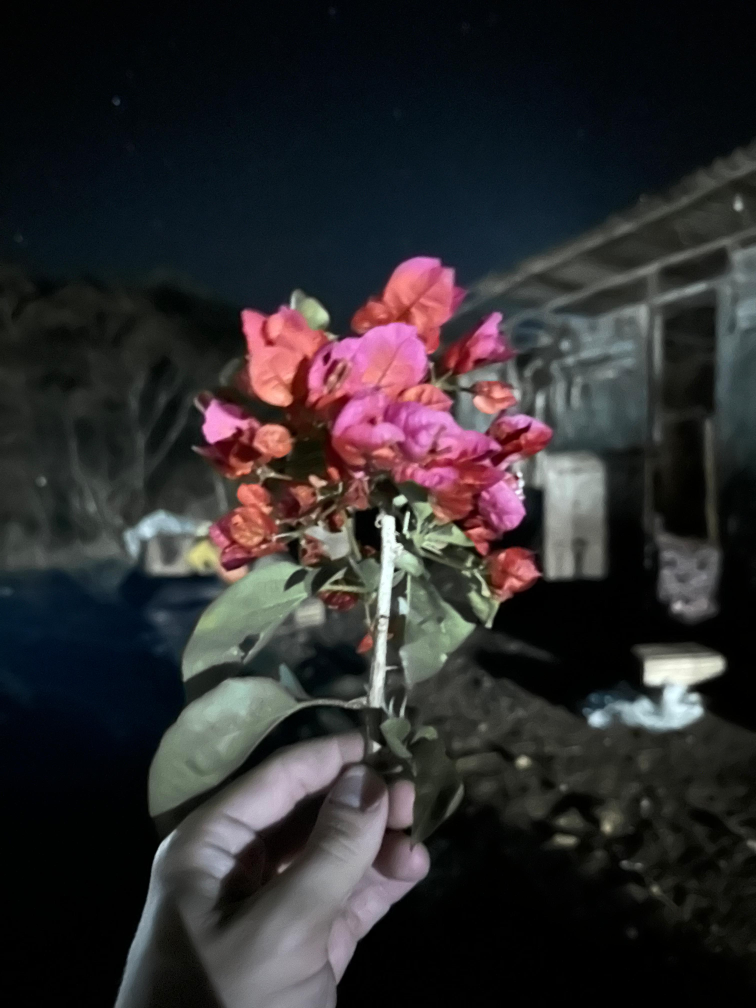
#> input picture flor_o_n_5.jpeg, 3024 x 4032 px, found by its file name (shown at 1/4 size)
$ jupyter execute --allow-errors Proc_Imagens_3_Tarefa_8.ipynb   (older library calls are emulated)
#> lines starting #> are read from the running program, lines starting #| are printed output that depends on the picture
<a href="https://colab.research.google.com/github/laerteluizf/Proc_Imagens_2025_2/blob/main/Proc_Imagens_3_Tarefa_8.ipynb" target="_parent"></a>

[cell 1]
import os
import cv2
import numpy as np
import matplotlib.pyplot as plt
import imutils
from google.colab.patches import cv2_imshow

[cell 2]
def aplicar_sal_pimenta(imagem, tamanho_kernel):

  # Verifica a imagem e se o kernel é ímpar
  if imagem is None:
      print("Erro: Não foi possível carregar a imagem. Verifique o caminho.")
      return
  if tamanho_kernel % 2 == 0:
      print("Erro: O do kernel deve ser um número ímpar (ex: 3, 5, 7).")
      return

  # Filtro da média
  media = cv2.blur(imagem, (tamanho_kernel,tamanho_kernel))

  mediana = cv2.medianBlur(imagem, tamanho_kernel)


  # Mostrar os resultados
  plt.figure(figsize=(15,5))

  plt.subplot(1,3,1)
  plt.imshow(imagem, cmap='gray')
  plt.title("Original")
  plt.axis('off')

  plt.subplot(1,3,2)
  plt.imshow(media, cmap='gray')
  plt.title(f'Media (Kernel {tamanho_kernel}x{tamanho_kernel})')
  plt.axis('off')

  plt.subplot(1,3,3)
  plt.imshow(mediana, cmap='gray')
  plt.title(f'Mediana (Kernel {tamanho_kernel}x{tamanho_kernel})')
  plt.axis('off')

  plt.tight_layout()
  plt.show()

[cell 3]
def agucamento_laplaciano(imagem, tamanho_kernel):

  #imagem_borrada = cv2.GaussianBlur(imagem, (tamanho_kernel,tamanho_kernel), 0)
  imagem_borrada = cv2.medianBlur(imagem, tamanho_kernel)


  #Aplicar filtro Laplaciano sem ajuste
  laplaciano = cv2.Laplacian(imagem_borrada, cv2.CV_64F)

  #Ajuste do Laplaciano para exibição (normalização)
  laplaciano_ajustado = cv2.convertScaleAbs(laplaciano)

  #Aguçamento usando máscara do Laplaciano original
  imagem_borrada_float = imagem_borrada.astype(np.float64)
  imagem_aguçada_original = cv2.add(imagem_borrada_float, laplaciano)


  #Aguçamento usando máscara ajustada
  imagem_aguçada_ajustada = cv2.add(imagem_borrada, laplaciano_ajustado)

  # Exibir resultados
  plt.figure(figsize=(15,10))

  plt.subplot(2,3,1)
  plt.imshow(imagem, cmap='gray')
  plt.title("Original")
  plt.axis('off')

  plt.subplot(2,3,2)
  plt.imshow(imagem_borrada, cmap='gray')
  plt.title("(a) Borrada")
  plt.axis('off')

  plt.subplot(2,3,3)
  plt.imshow(laplaciano, cmap='gray')
  plt.title("(b) Laplaciano sem ajuste")
  plt.axis('off')

  plt.subplot(2,3,4)
  plt.imshow(laplaciano_ajustado, cmap='gray')
  plt.title("(c) Laplaciano com ajuste")
  plt.axis('off')

  plt.subplot(2,3,5)
  plt.imshow(imagem_aguçada_original, cmap='gray')
  plt.title("(d) Aguçada máscara original")
  plt.axis('off')

  plt.subplot(2,3,6)
  plt.imshow(imagem_aguçada_ajustada, cmap='gray')
  plt.title("(e) Aguçada máscara ajustada")
  plt.axis('off')

  plt.show()

[cell 4]
# --- Execução do programa ---

caminho_imgagem = '/content/drive/MyDrive/Proc de Imagens 2025 2/Atividade 6/FIG033~4.TIF'

imagem_ori = cv2.imread(caminho_imgagem, cv2.COLOR_BGR2GRAY)

tamanho_kernel = 3

#> (the rest of this cell did not finish here and is left out)

[cell 5]
caminho_imgagem = '/content/drive/MyDrive/Proc de Imagens 2025 2/Imagem Cinza/flor_o_n_5.jpeg'

imagem_ori = cv2.imread(caminho_imgagem, cv2.COLOR_BGR2GRAY)
#> imagem_ori is the input picture: shape (4032, 3024, 3); mean B, G, R 46.2, 44.4, 47
imagem_red = imutils.resize(imagem_ori, height=400)
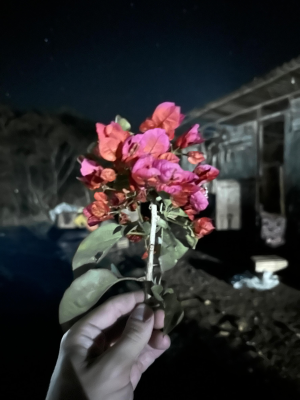
#> imagem_red: shape (400, 300, 3); mean B, G, R 46.2, 44.4, 47


tamanho_kernel = 3

agucamento_laplaciano(imagem_red, tamanho_kernel)
#> call 2 of agucamento_laplaciano, with tamanho_kernel = 3
#> in agucamento_laplaciano (call 2), `laplaciano = cv2.Laplacian(imagem_borrada, cv2.CV_64F)`:
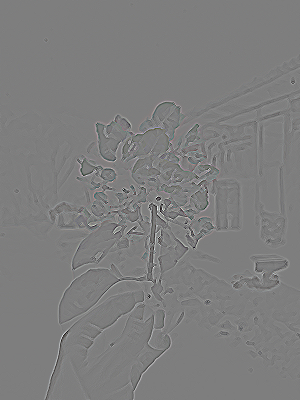
#> laplaciano: shape (400, 300, 3) float64; mean B, G, R 0, 0, 0; drawn with min black and max white
#> in agucamento_laplaciano (call 2), `laplaciano_ajustado = cv2.convertScaleAbs(laplaciano)`:
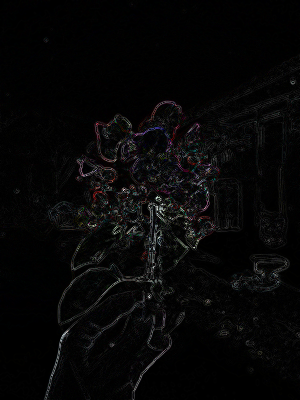
#> laplaciano_ajustado: shape (400, 300, 3); mean B, G, R 6.7, 6.7, 6.9
#> in agucamento_laplaciano (call 2), `imagem_aguçada_original = cv2.add(imagem_borrada_float, laplaciano)`:
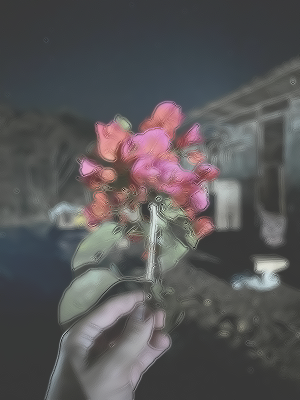
#> imagem_aguçada_original: shape (400, 300, 3) float64; mean B, G, R 46, 44.2, 46.8; drawn with min black and max white
#> in agucamento_laplaciano (call 2), `imagem_aguçada_ajustada = cv2.add(imagem_borrada, laplaciano_ajustado)`:
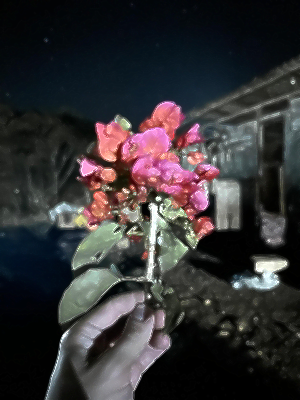
#> imagem_aguçada_ajustada: shape (400, 300, 3); mean B, G, R 52.6, 50.7, 53.4
#> in agucamento_laplaciano (call 2), `plt.show()`:
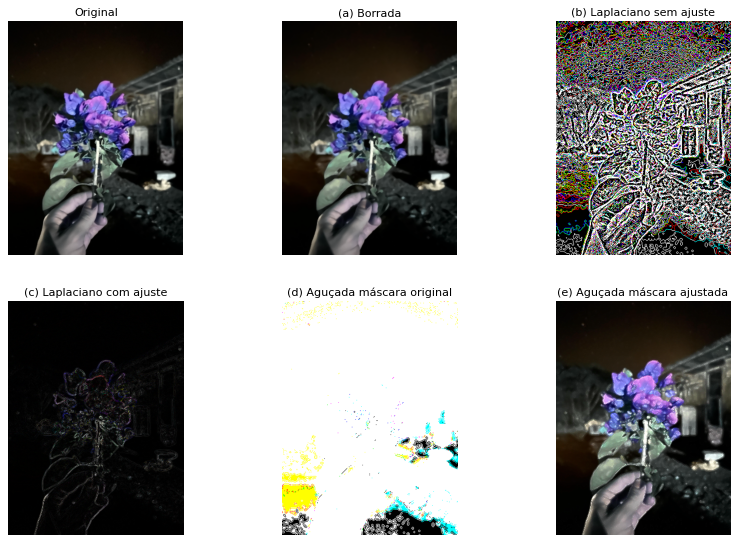
#> figure drawn by matplotlib, 6 panels; B, G, R data is drawn as R, G, B
